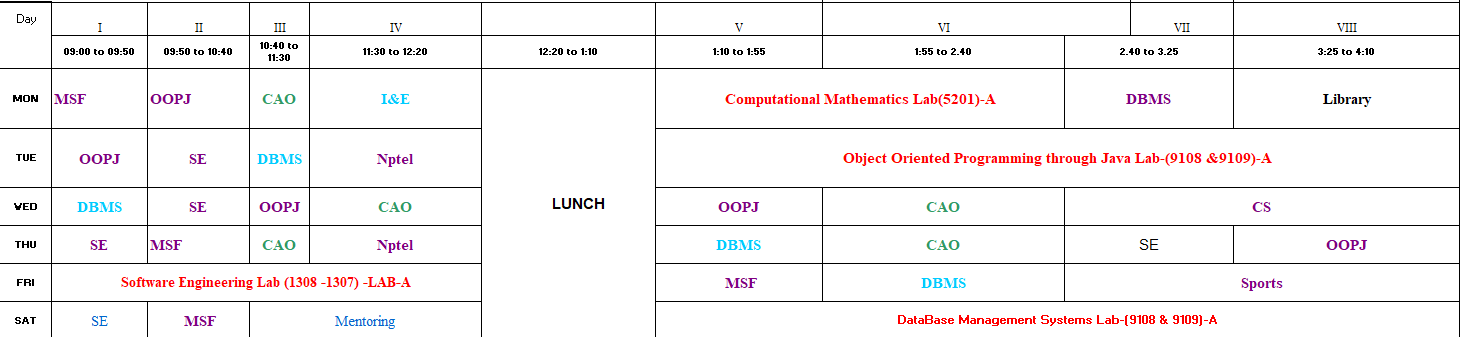
#> input picture TimeTable_AIML_A.png, 1460 x 337 px
$ python better_ocr.py TimeTable_AIML_A.png
#> lines starting #> are read from the running program, lines starting #| are printed output that depends on the picture
"""
better_ocr.py — Robust timetable image → structured table OCR pipeline.

Pipeline:
  1. Image preprocessing (deskew, upscale, binarize, grid-line removal)
  2. Single-pass OCR on the full image (EasyOCR)
  3. Grid detection via morphology → assign OCR boxes to table cells
  4. Fallback: Y-clustering + X-gap column detection
  5. Structured JSON output (string[][])

Usage:
  python better_ocr.py <image_path> --json
"""

import sys
import json
import os
import math
import warnings

import cv2
import numpy as np

# Suppress noisy warnings from EasyOCR / PyTorch
warnings.filterwarnings("ignore")
os.environ["EASYOCR_LOG_LEVEL"] = "ERROR"

# ---------------------------------------------------------------------------
# Constants
# ---------------------------------------------------------------------------
MIN_OCR_CONFIDENCE = 0.20          # below this, discard a detection
UPSCALE_FACTOR = 2                 # default upscale
GRID_LINE_MIN_LENGTH_RATIO = 0.08  # fraction of image width/height for a line
CELL_MIN_AREA_RATIO = 0.0005      # minimum fraction of image area for a cell
ROW_MERGE_RATIO = 0.50             # fraction of median text-height for same-row
COL_GAP_MULTIPLIER = 2.5           # multiple of median char-width to split cols


# ---------------------------------------------------------------------------
# Helpers
# ---------------------------------------------------------------------------

def _load_image(path: str):
    """Load image handling unicode paths on Windows."""
#> called with path = 'TimeTable_AIML_A.png'
    try:
        buf = np.fromfile(path, dtype=np.uint8)
        img = cv2.imdecode(buf, cv2.IMREAD_COLOR)
#> img is the input picture: shape (337, 1460, 3); mean B, G, R 243.2, 242.5, 245
        return img
    except Exception:
        return None


def _deskew(img: np.ndarray) -> np.ndarray:
    """Correct small rotations (±15°) using Hough line detection."""
    gray = cv2.cvtColor(img, cv2.COLOR_BGR2GRAY)
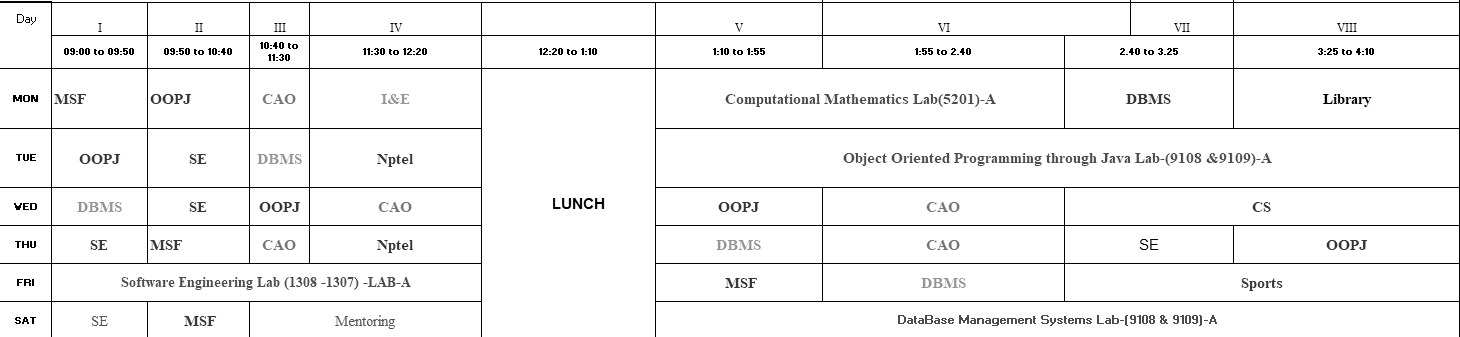
#> gray: shape (337, 1460); min 0, max 255, mean 243.3
    edges = cv2.Canny(gray, 50, 150, apertureSize=3)
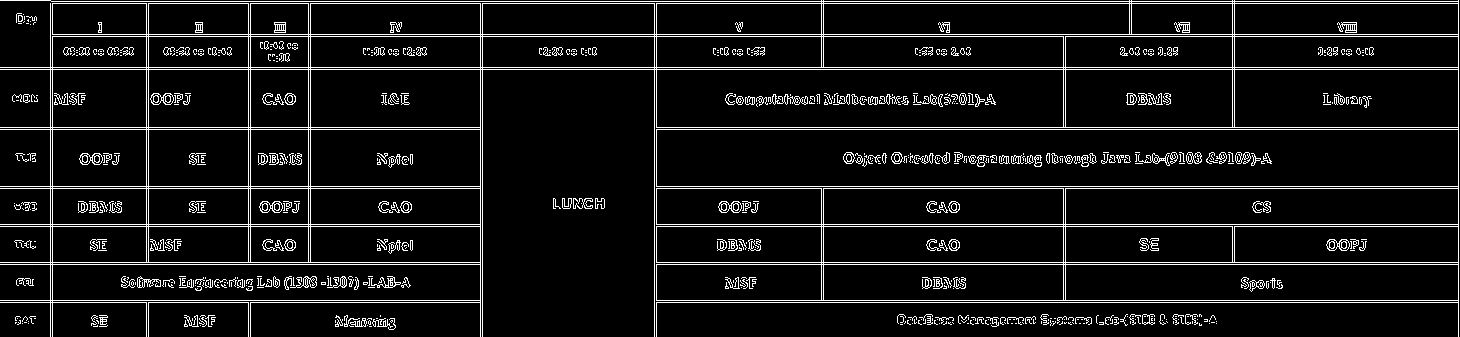
#> edges: shape (337, 1460); 8% white in thin lines or dots
    lines = cv2.HoughLinesP(edges, 1, np.pi / 180, threshold=100,
                            minLineLength=img.shape[1] // 6, maxLineGap=10)
#> lines = 49 rows, first 6: [654, 188, 1458, 188], [0, 226, 482, 226], [0, 69, 1458, 69], [654, 300, 1458, 300], [50, 34, 1458, 34], [50, 36, 1458, 36]
    if lines is None or len(lines) == 0:
        return img

    angles = []
    for line in lines:
        pts = line.flatten()
        if len(pts) < 4:
            continue
        x1, y1, x2, y2 = int(pts[0]), int(pts[1]), int(pts[2]), int(pts[3])
        dx, dy = x2 - x1, y2 - y1
        if abs(dx) < 5:
            continue
        angle = math.degrees(math.atan2(dy, dx))
        if abs(angle) <= 15:
            angles.append(angle)
#> this loop made 49 passes
#> (x1, y1, x2, y2, dx, dy, angle) on passes 1 to 12: (654, 188, 1458, 188, 804, 0, 0), (0, 226, 482, 226, 482, 0, 0), (0, 69, 1458, 69, 1458, 0, 0), (654, 300, 1458, 300, 804, 0, 0), (50, 34, 1458, 34, 1408, 0, 0), (50, 36, 1458, 36, 1408, 0, 0), (654, 224, 1458, 224, 804, 0, 0), (50, 3, 1458, 3, 1408, 0, 0), (654, 129, 1458, 129, 804, 0, 0), (654, 302, 1458, 302, 804, 0, 0), (654, 127, 1458, 127, 804, 0, 0), (0, 264, 482, 264, 482, 0, 0)
#> (x1, y1, x2, y2, dx, dy) on passes 17 to 22: (50, 336, 50, 0, 0, -336), (1458, 336, 1458, 0, 0, -336), (482, 336, 482, 4, 0, -332), (52, 336, 52, 4, 0, -332), (654, 336, 654, 4, 0, -332), (480, 336, 480, 4, 0, -332)
#> after the loop, angles = 36 values, max 0.898 at index 28, min 0 at index 0, mean 0.0249

    if not angles:
        return img

    median_angle = float(np.median(angles))
#> median_angle = 0
    if abs(median_angle) < 0.3:
        return img

    h, w = img.shape[:2]
    center = (w // 2, h // 2)
    M = cv2.getRotationMatrix2D(center, median_angle, 1.0)
    return cv2.warpAffine(img, M, (w, h), flags=cv2.INTER_CUBIC,
                          borderMode=cv2.BORDER_REPLICATE)


# ---------------------------------------------------------------------------
# Preprocessing
# ---------------------------------------------------------------------------

# [232 lines left out: functions _binarize, _remove_grid_lines, preprocess, _run_easyocr, _find_grid_cells, _group_cells_into_rows and 4 more, not called in this run]


# ---------------------------------------------------------------------------
# Main pipeline
# ---------------------------------------------------------------------------

def process_image(image_path: str, json_only: bool = False):
    """Full OCR pipeline: image → string[][]."""

    img = _load_image(image_path)
    if img is None:
        msg = f"Could not read image: {image_path}"
        print(json.dumps({"error": msg}) if json_only else f"Error: {msg}")
        return None

    # Deskew
    img = _deskew(img)

    # Initialize EasyOCR reader once
    reader = easyocr.Reader(["en"], gpu=False, verbose=False)

    # Preprocess at default scale
    ocr_ready, grid_mask, scaled = preprocess(img, UPSCALE_FACTOR)

    # Run OCR once on the full preprocessed image
    boxes = _run_easyocr(ocr_ready, reader)

    if not boxes:
        # Retry at higher scale
        ocr_ready3, grid_mask3, scaled3 = preprocess(img, 3)
        boxes = _run_easyocr(ocr_ready3, reader)
        if boxes:
            grid_mask = grid_mask3

    if not boxes:
        msg = "No text detected. Please upload a clearer image."
        print(json.dumps({"error": msg}) if json_only else f"Error: {msg}")
        return None

    # Compute stats
    heights = [b["h"] for b in boxes]
    confs = [b["conf"] for b in boxes]
    median_h = float(np.median(heights)) if heights else 30.0
    avg_conf = float(np.mean(confs)) if confs else 0.0

    if avg_conf < MIN_OCR_CONFIDENCE:
        msg = f"OCR confidence too low ({avg_conf:.2f}). Please upload a clearer image."
        print(json.dumps({"error": msg}) if json_only else f"Error: {msg}")
        return None

    # --- Try grid-based cell assignment ---
    structured = None
    cells = _find_grid_cells(grid_mask)
    if cells:
        cells_by_row = _group_cells_into_rows(cells)
        if len(cells_by_row) >= 2:
            structured = _assign_boxes_to_grid(boxes, cells_by_row)
            # Check quality: at least 2 non-empty rows
            non_empty = [r for r in (structured or []) if any(c.strip() for c in r)]
            if len(non_empty) < 2:
                structured = None

    # --- Fallback: clustering ---
    if structured is None:
        structured = _build_from_clustering(boxes, median_h)

    if not structured or len(structured) < 2:
        msg = "Could not extract timetable structure. Please upload a clearer image."
        print(json.dumps({"error": msg}) if json_only else f"Error: {msg}")
        return None

    # Clean up: strip whitespace, remove fully empty rows
    cleaned = []
    for row in structured:
        cleaned_row = [cell.strip() for cell in row]
        if any(c for c in cleaned_row):
            cleaned.append(cleaned_row)

    if json_only:
        print(json.dumps(cleaned))
    else:
        print("\n--- OCR Parsed Table ---")
        for i, row in enumerate(cleaned):
            print(f"Row {i + 1}: " + " | ".join(f"'{c}'" for c in row))

    return cleaned


# ---------------------------------------------------------------------------
# Entry point
# ---------------------------------------------------------------------------

import easyocr  # noqa: E402 — heavy import, keep at bottom

if __name__ == "__main__":
    args = sys.argv[1:]
    json_only = "--json" in args
    if "--json" in args:
        args.remove("--json")

    if not args:
        msg = "No image path provided."
        print(json.dumps({"error": msg}) if json_only else f"Usage: python better_ocr.py <image_path> [--json]")
        sys.exit(1)

    for img_path in args:
        process_image(img_path, json_only)
#> (the call stopped at in process_image, `reader = easyocr.Reader(["en"], gpu=False, verbose=False)`: easyocr is not available in this run)
